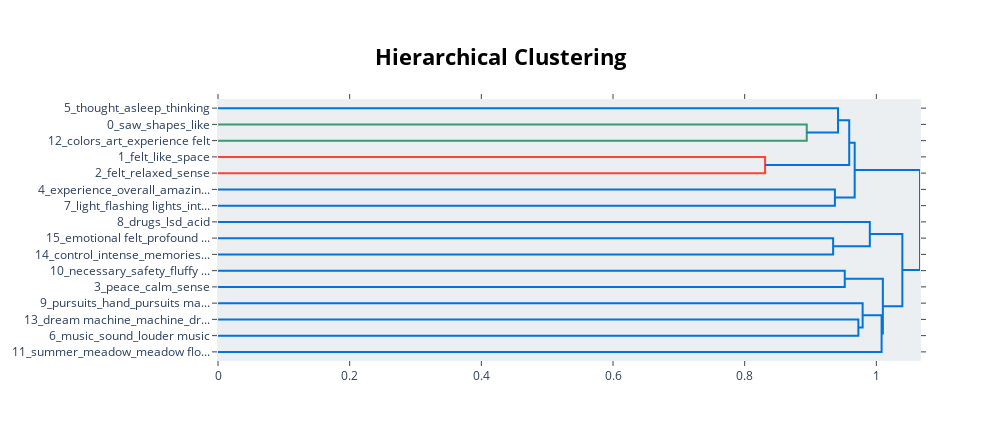

Source (notebook cell):
### Code cell
hierarchy_vis = topic_model.visualize_hierarchy(custom_labels=True, color_threshold=.9)
hierarchy_vis

### Figure 1 — Plotly figure (JSON) as saved in the notebook; plotly's stock layout.template omitted (floating-point values rounded to 4 significant figures)
{"data": [{"hoverinfo": "text", "marker": {"color": "rgb(61,153,112)"}, "mode": "lines", "type": "scatter", "x": [0.0, 0.8943, 0.8943, 0.0], "xaxis": "x", "y": [-15.0, -15.0, -25.0, -25.0], "yaxis": "y"}, {"hoverinfo": "text", "marker": {"color": "rgb(0,116,217)"}, "mode": "lines", "type": "scatter", "x": [0.0, 0.9418, 0.9418, 0.8943], "xaxis": "x", "y": [-5.0, -5.0, -20.0, -20.0], "yaxis": "y"}, {"hoverinfo": "text", "marker": {"color": "rgb(255,65,54)"}, "mode": "lines", "type": "scatter", "x": [0.0, 0.831, 0.831, 0.0], "xaxis": "x", "y": [-35.0, -35.0, -45.0, -45.0], "yaxis": "y"}, {"hoverinfo": "text", "marker": {"color": "rgb(0,116,217)"}, "mode": "lines", "type": "scatter", "x": [0.9418, 0.9588, 0.9588, 0.831], "xaxis": "x", "y": [-12.5, -12.5, -40.0, -40.0], "yaxis": "y"}, {"hoverinfo": "text", "marker": {"color": "rgb(0,116,217)"}, "mode": "lines", "type": "scatter", "x": [0.0, 0.937, 0.937, 0.0], "xaxis": "x", "y": [-55.0, -55.0, -65.0, -65.0], "yaxis": "y"}, {"hoverinfo": "text", "marker": {"color": "rgb(0,116,217)"}, "mode": "lines", "type": "scatter", "x": [0.9588, 0.9671, 0.9671, 0.937], "xaxis": "x", "y": [-26.25, -26.25, -60.0, -60.0], "yaxis": "y"}, {"hoverinfo": "text", "marker": {"color": "rgb(0,116,217)"}, "mode": "lines", "type": "scatter", "x": [0.0, 0.9344, 0.9344, 0.0], "xaxis": "x", "y": [-85.0, -85.0, -95.0, -95.0], "yaxis": "y"}, {"hoverinfo": "text", "marker": {"color": "rgb(0,116,217)"}, "mode": "lines", "type": "scatter", "x": [0.0, 0.9901, 0.9901, 0.9344], "xaxis": "x", "y": [-75.0, -75.0, -90.0, -90.0], "yaxis": "y"}, {"hoverinfo": "text", "marker": {"color": "rgb(0,116,217)"}, "mode": "lines", "type": "scatter", "x": [0.0, 0.952, 0.952, 0.0], "xaxis": "x", "y": [-105.0, -105.0, -115.0, -115.0], "yaxis": "y"}, {"hoverinfo": "text", "marker": {"color": "rgb(0,116,217)"}, "mode": "lines", "type": "scatter", "x": [0.0, 0.9727, 0.9727, 0.0], "xaxis": "x", "y": [-135.0, -135.0, -145.0, -145.0], "yaxis": "y"}, {"hoverinfo": "text", "marker": {"color": "rgb(0,116,217)"}, "mode": "lines", "type": "scatter", "x": [0.0, 0.9792, 0.9792, 0.9727], "xaxis": "x", "y": [-125.0, -125.0, -140.0, -140.0], "yaxis": "y"}, {"hoverinfo": "text", "marker": {"color": "rgb(0,116,217)"}, "mode": "lines", "type": "scatter", "x": [0.9792, 1.008, 1.008, 0.0], "xaxis": "x", "y": [-132.5, -132.5, -155.0, -155.0], "yaxis": "y"}, {"hoverinfo": "text", "marker": {"color": "rgb(0,116,217)"}, "mode": "lines", "type": "scatter", "x": [0.952, 1.01, 1.01, 1.008], "xaxis": "x", "y": [-110.0, -110.0, -143.8, -143.8], "yaxis": "y"}, {"hoverinfo": "text", "marker": {"color": "rgb(0,116,217)"}, "mode": "lines", "type": "scatter", "x": [0.9901, 1.039, 1.039, 1.01], "xaxis": "x", "y": [-82.5, -82.5, -126.9, -126.9], "yaxis": "y"}, {"hoverinfo": "text", "marker": {"color": "rgb(0,116,217)"}, "mode": "lines", "type": "scatter", "x": [0.9671, 1.066, 1.066, 1.039], "xaxis": "x", "y": [-43.12, -43.12, -104.7, -104.7], "yaxis": "y"}], "layout": {"autosize": false, "height": 440, "hoverlabel": {"bgcolor": "white", "font": {"family": "Rockwell", "size": 16}}, "hovermode": "closest", "plot_bgcolor": "#ECEFF1", "showlegend": false, "title": {"font": {"color": "Black", "size": 22}, "text": "<b>Hierarchical Clustering</b>", "x": 0.5, "xanchor": "center", "yanchor": "top"}, "width": 1000, "xaxis": {"mirror": "allticks", "rangemode": "tozero", "showgrid": false, "showline": true, "showticklabels": true, "ticks": "outside", "type": "linear", "zeroline": false}, "yaxis": {"mirror": "allticks", "range": [-160, 0], "rangemode": "tozero", "showgrid": false, "showline": true, "showticklabels": true, "tickmode": "array", "ticks": "outside", "ticktext": ["5_thought_asleep_thinking", "0_saw_shapes_like", "12_colors_art_experience felt", "1_felt_like_space", "2_felt_relaxed_sense", "4_experience_overall_amazin...", "7_light_flashing lights_int...", "8_drugs_lsd_acid", "15_emotional felt_profound ...", "14_control_intense_memories...", "10_necessary_safety_fluffy ...", "3_peace_calm_sense", "9_pursuits_hand_pursuits ma...", "13_dream machine_machine_dr...", "6_music_sound_louder music", "11_summer_meadow_meadow flo..."], "tickvals": [-5, -15, -25, -35, -45, -55, -65, -75, -85, -95, -105, -115, -125, -135, -145, -155], "type": "linear", "zeroline": false}}}
